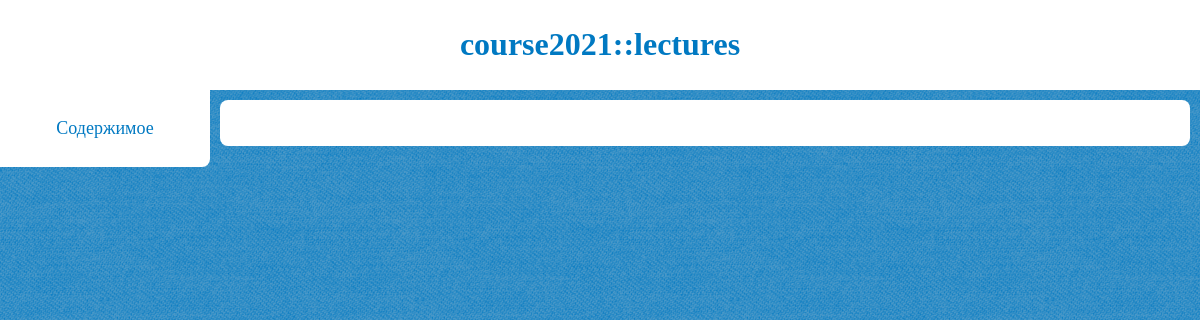
The app's page /, older data.
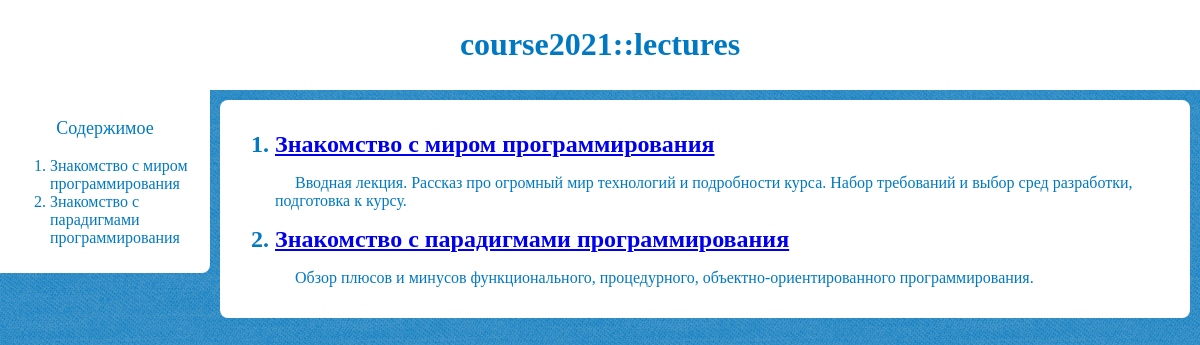
The same page, newer data.
### lectures/models.py (models this page shows, shortened)
class Lecture(models.Model):
    STATUS_CHOICES = (('writing', 'В процессе'),
                      ('to_review', 'Требует проверки'),
                      ('opened', 'Открыта'),
                      )
    title = models.CharField(max_length=100)
    slug = models.SlugField(max_length=120)
    desc = models.TextField(max_length=250)
    status = models.CharField(max_length=9,
                              choices=STATUS_CHOICES,
                              default='writing')
    publish = models.DateTimeField(default=timezone.now)
    objects = models.Manager()
    opened = OpenedLectures()
    def get_absolute_url(self):
        return reverse('lectures:show_lecture', args=[self.slug])
    class Meta:
        ordering = ('publish',)
        db_table = 'lectures'

### lectures/views.py (the view)
# urls.py: path('', views.show_list, name='show_list'),
def show_list(request):
    lectures = Lecture.opened.all()
    return render(request, 'lectures/list.html', {'lecs': lectures})

### lectures/models.py (called while the page is built)
    def get_queryset(self):
        return super(OpenedLectures, self).get_queryset().filter(status='opened')

### lectures/templates/lectures/list.html (shortened to what this page needs)
{% extends "base.html" %}
{% block h1_header %}lectures{% endblock %}
{% block aside %}
    <aside>
        <p class="aside-header">Содержимое</p>
        <ol>
        {% for lec in lecs %}
            {% if lec.status == "opened" %}
                <li><a href="#{{ lec.slug }}">{{ lec.title }}</a></li>
            {% endif %}
        {% endfor %}
        </ol>
    </aside>
{% endblock %}
{% block content %}
    <article><ol>
    {% for lec in lecs %}
        {% if lec.status == "opened" %}
            <section>
                <h2 class="first last" id="{{ lec.slug }}"><li><a href="{{ lec.get_absolute_url }}">{{ lec.title }}</a></li></h2>
                <p>{{ lec.desc }}</p>
            </section>
        {% endif %}
    {% endfor %}
    </ol></article>
{% endblock %}

### lectures/templates/base.html (shortened to what this page needs)
{% load static %}
<!doctype html>
<html>
<head>
    <link href="{% static "stylesheet.css" %}" rel="stylesheet">
</head>
<body>
<header>
    <div><h1>course2021::{% block h1_header %}{% endblock %}</h1></div>
</header>
{% block aside %}
{% endblock %}
{% block content %}
{% endblock %}
</body>
</html>

### lectures/static/stylesheet.css (style rules this page uses)
body { font-family: 'Iosevka Etoile'; color: #0079c2; font-size: 16px; background-color: #0079c2; ; background-image: url("background-45-degree-fabric-light.png"); padding: 0; margin: 0; }
body > * { background-color: #fff; }
header { padding: 5px; display: flex; justify-content: center; }
aside { padding: 10px; height: auto; width: 190px; position: absolute !important; z-index: 1; overflow: auto; font-weight: 500; border-radius: 0 0 8px 0; }
aside a { text-decoration: none; color: #0079c2; transition: .1s linear; }
aside p { text-align: center; text-indent: 0px; }
article { margin: 10px 10px 10px 220px; width: auto; padding: 15px; transition: margin-left 0s; border-radius: 8px; }
p { text-indent: 20px; }
.first { margin-top: 0px; }
.last { margin-bottom: 0px; }
.aside-header { font-size: 18px; }

Row changes from the older to the newer data that the page shows:
added Lecture: title "Знакомство с миром программирования", desc "Вводная лекция. Рассказ про огромный мир технологий и подробности курса. Набор требований и выбор сред разработки, подготовка к курсу."
added Lecture: title "Знакомство с парадигмами программирования", desc "Обзор плюсов и минусов функционального, процедурного, объектно-ориентированного программирования."
